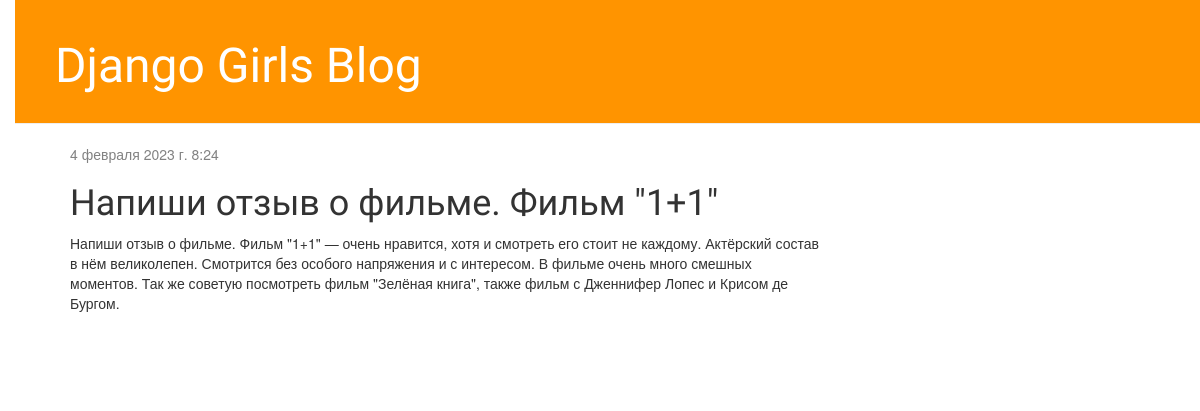
The app's page /post/2/ with its own data.
### blog/models.py (models this page shows, shortened)
class Post(models.Model):
    author = models.ForeignKey(settings.AUTH_USER_MODEL, on_delete=models.CASCADE)
    title = models.CharField(max_length=200)
    text = models.TextField()
    created_date = models.DateTimeField(default=timezone.now)
    published_date = models.DateTimeField(blank=True, null=True)

### mysite/views.py (the view)
# urls.py: path('post/<int:pk>/', views.post_detail, name='post_detail'),
def post_detail(request, pk):
    post = get_object_or_404(Post, pk=pk)
    return render(request, 'blog/post_detail.html', {'post': post})

### blog/templates/blog/post_detail.html (shortened to what this page needs)
{% extends 'blog/base.html' %}
{% block content %}
    <div class="post">
        {% if post.published_date %}
            <div class="date">
                {{ post.published_date }}
            </div>
        {% endif %}
        <h1>{{ post.title }}</h1>
        <p>{{ post.text|linebreaksbr }}</p>
    </div>
{% endblock %}

### blog/static/css/blog.css (style rules this page uses)
body { padding-left: 15px; }
h1, h2, h3, h4 { font-family: 'Lobster', cursive; }
.date { color: #828282; }
.post { margin-bottom: 70px; }

### records on screen
Post: published_date "4 февраля 2023 г. 8:24", title "Напиши отзыв о фильме. Фильм \"1+1\"", text "Напиши отзыв о фильме. Фильм \"1+1\" — очень нравится, хотя и смотреть его стоит не каждому. Актёрский состав в нём великолепен. Смотрится без особого напряжения и с интересом. В фильме очень много смешных моментов. Так же советую посмотреть фильм \"Зелёная книга\", также фильм с Дженнифер Лопес и Крисом де Бургом."
